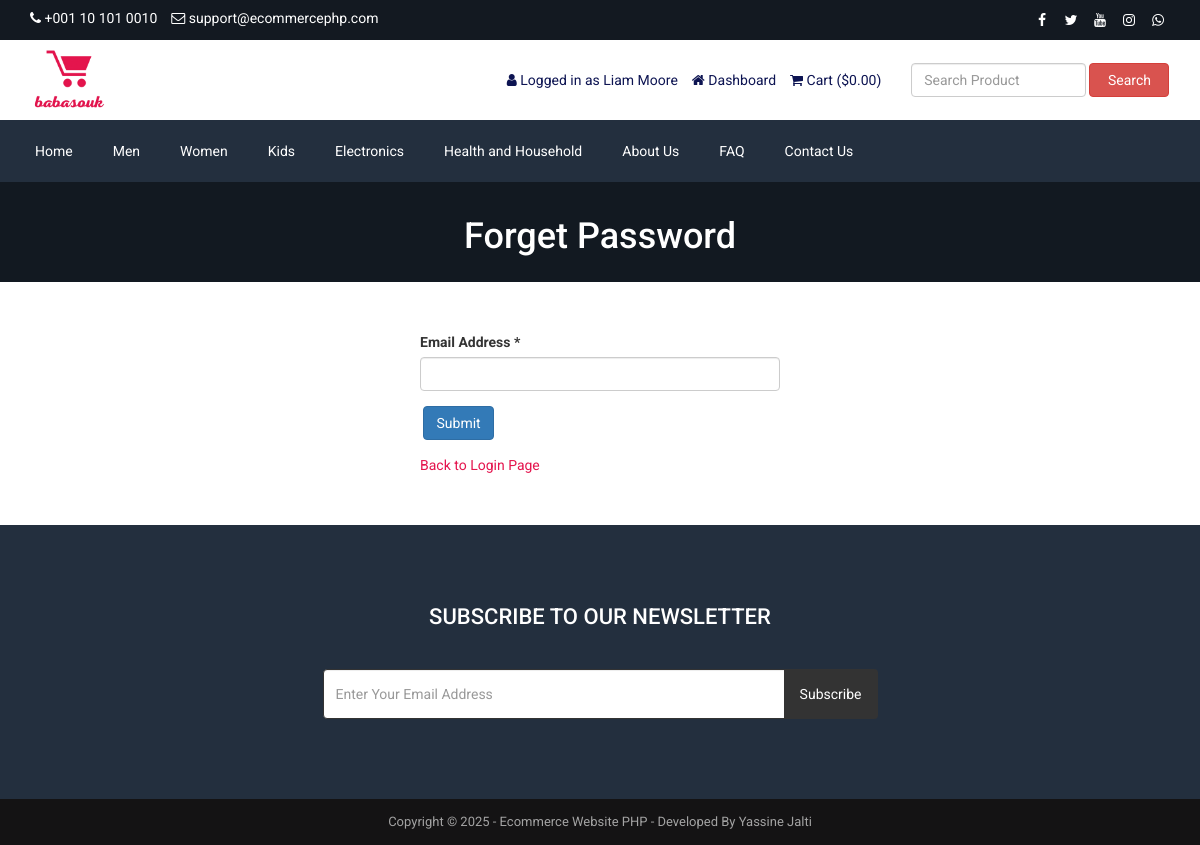
The page /forget-password.php (signed in) on the database its author committed.
### tables this page shows
CREATE TABLE `tbl_settings` (
  `id` int(11) NOT NULL,
  `logo` varchar(255) NOT NULL,
  `favicon` varchar(255) NOT NULL,
  `footer_about` text NOT NULL,
  `footer_copyright` text NOT NULL,
  `contact_address` text NOT NULL,
  `contact_email` varchar(255) NOT NULL,
  `contact_phone` varchar(255) NOT NULL,
  `contact_fax` varchar(255) NOT NULL,
  `contact_map_iframe` text NOT NULL,
  `receive_email` varchar(255) NOT NULL,
  `receive_email_subject` varchar(255) NOT NULL,
  `receive_email_thank_you_message` text NOT NULL,
  `forget_password_message` text NOT NULL,
  `total_recent_post_footer` int(10) NOT NULL,
  `total_popular_post_footer` int(10) NOT NULL,
  `total_recent_post_sidebar` int(11) NOT NULL,
  `total_popular_post_sidebar` int(11) NOT NULL,
  `total_featured_product_home` int(11) NOT NULL,
  `total_latest_product_home` int(11) NOT NULL,
  `total_popular_product_home` int(11) NOT NULL,
  `meta_title_home` text NOT NULL,
  `meta_keyword_home` text NOT NULL,
  `meta_description_home` text NOT NULL,
  `banner_login` varchar(255) NOT NULL,
  `banner_registration` varchar(255) NOT NULL,
  `banner_forget_password` varchar(255) NOT NULL,
  `banner_reset_password` varchar(255) NOT NULL,
  `banner_search` varchar(255) NOT NULL,
  `banner_cart` varchar(255) NOT NULL,
  `banner_checkout` varchar(255) NOT NULL,
  `banner_product_category` varchar(255) NOT NULL,
  `banner_blog` varchar(255) NOT NULL,
  `cta_title` varchar(255) NOT NULL,
  `cta_content` text NOT NULL,
  `cta_read_more_text` varchar(255) NOT NULL,
  `cta_read_more_url` varchar(255) NOT NULL,
  `cta_photo` varchar(255) NOT NULL,
  `featured_product_title` varchar(255) NOT NULL,
  `featured_product_subtitle` varchar(255) NOT NULL,
  `latest_product_title` varchar(255) NOT NULL,
  `latest_product_subtitle` varchar(255) NOT NULL,
  `popular_product_title` varchar(255) NOT NULL,
  `popular_product_subtitle` varchar(255) NOT NULL,
  `testimonial_title` varchar(255) NOT NULL,
  `testimonial_subtitle` varchar(255) NOT NULL,
  `testimonial_photo` varchar(255) NOT NULL,
  `blog_title` varchar(255) NOT NULL,
  `blog_subtitle` varchar(255) NOT NULL,
  `newsletter_text` text NOT NULL,
  `paypal_email` varchar(255) NOT NULL,
  `stripe_public_key` varchar(255) NOT NULL,
  `stripe_secret_key` varchar(255) NOT NULL,
  `bank_detail` text NOT NULL,
  `before_head` text NOT NULL,
  `after_body` text NOT NULL,
  `before_body` text NOT NULL,
  `home_service_on_off` int(11) NOT NULL,
  `home_welcome_on_off` int(11) NOT NULL,
  `home_featured_product_on_off` int(11) NOT NULL,
  `home_latest_product_on_off` int(11) NOT NULL,
  `home_popular_product_on_off` int(11) NOT NULL,
  `home_testimonial_on_off` int(11) NOT NULL,
  `home_blog_on_off` int(11) NOT NULL,
  `newsletter_on_off` int(11) NOT NULL,
  `ads_above_welcome_on_off` int(1) NOT NULL,
  `ads_above_featured_product_on_off` int(1) NOT NULL,
  `ads_above_latest_product_on_off` int(1) NOT NULL,
  `ads_above_popular_product_on_off` int(1) NOT NULL,
  `ads_above_testimonial_on_off` int(1) NOT NULL,
  `ads_category_sidebar_on_off` int(1) NOT NULL
);

CREATE TABLE `tbl_social` (
  `social_id` int(11) NOT NULL,
  `social_name` varchar(30) NOT NULL,
  `social_url` varchar(255) NOT NULL,
  `social_icon` varchar(30) NOT NULL
);

CREATE TABLE `tbl_top_category` (
  `tcat_id` int(11) NOT NULL,
  `tcat_name` varchar(255) NOT NULL,
  `show_on_menu` int(1) NOT NULL
);

CREATE TABLE `tbl_page` (
  `id` int(11) NOT NULL,
  `about_title` varchar(255) NOT NULL,
  `about_content` text NOT NULL,
  `about_banner` varchar(255) NOT NULL,
  `about_meta_title` varchar(255) NOT NULL,
  `about_meta_keyword` text NOT NULL,
  `about_meta_description` text NOT NULL,
  `faq_title` varchar(255) NOT NULL,
  `faq_banner` varchar(255) NOT NULL,
  `faq_meta_title` varchar(255) NOT NULL,
  `faq_meta_keyword` text NOT NULL,
  `faq_meta_description` text NOT NULL,
  `blog_title` varchar(255) NOT NULL,
  `blog_banner` varchar(255) NOT NULL,
  `blog_meta_title` varchar(255) NOT NULL,
  `blog_meta_keyword` text NOT NULL,
  `blog_meta_description` text NOT NULL,
  `contact_title` varchar(255) NOT NULL,
  `contact_banner` varchar(255) NOT NULL,
  `contact_meta_title` varchar(255) NOT NULL,
  `contact_meta_keyword` text NOT NULL,
  `contact_meta_description` text NOT NULL,
  `pgallery_title` varchar(255) NOT NULL,
  `pgallery_banner` varchar(255) NOT NULL,
  `pgallery_meta_title` varchar(255) NOT NULL,
  `pgallery_meta_keyword` text NOT NULL,
  `pgallery_meta_description` text NOT NULL,
  `vgallery_title` varchar(255) NOT NULL,
  `vgallery_banner` varchar(255) NOT NULL,
  `vgallery_meta_title` varchar(255) NOT NULL,
  `vgallery_meta_keyword` text NOT NULL,
  `vgallery_meta_description` text NOT NULL
);

### forget-password.php (the view, shortened to what this page needs)
<?php require_once('header.php'); ?>
<?php
$statement = $pdo->prepare("SELECT * FROM tbl_settings WHERE id=1");
$statement->execute();
$result = $statement->fetchAll(PDO::FETCH_ASSOC);
foreach ($result as $row) {
    $banner_forget_password = $row['banner_forget_password'];
}
?>
<div class="page-banner" style="background-color:#444;background-image: url(assets/uploads/<?php echo $banner_forget_password; ?>);">
    <div class="inner">
        <h1><?php echo LANG_VALUE_97; ?></h1>
    </div>
</div>
<div class="page">
    <div class="container">
        <div class="row">
            <div class="col-md-12">
                <div class="user-content">
                    <form action="" method="post">
                        <div class="row">
                            <div class="col-md-4"></div>
                            <div class="col-md-4">
                                <div class="form-group">
                                    <label for=""><?php echo LANG_VALUE_94; ?> *</label>
                                    <input type="email" class="form-control" name="cust_email">
                                </div>
                                <div class="form-group">
                                    <input type="submit" class="btn btn-primary" value="<?php echo LANG_VALUE_4; ?>" name="form1">
                                </div>
                                <a href="login.php" style="color:#e4144d;"><?php echo LANG_VALUE_12; ?></a>
                            </div>
                        </div>
                    </form>
                </div>
            </div>
        </div>
    </div>
</div>
<?php require_once('footer.php'); ?>

### header.php (shortened to what this page needs)
<?php
include("admin/inc/config.php");
$statement = $pdo->prepare("SELECT * FROM tbl_settings WHERE id=1");
$statement->execute();
$result = $statement->fetchAll(PDO::FETCH_ASSOC);
foreach ($result as $row)
{
	$logo = $row['logo'];
	$contact_email = $row['contact_email'];
	$contact_phone = $row['contact_phone'];
}
?>
<!DOCTYPE html>
<html lang="en">
<head>
	<link rel="stylesheet" href="assets/css/bootstrap.min.css">
	<link rel="stylesheet" href="assets/css/font-awesome.min.css">
	<link rel="stylesheet" href="assets/css/owl.carousel.min.css">
	<link rel="stylesheet" href="assets/css/owl.theme.default.min.css">
	<link rel="stylesheet" href="assets/css/jquery.bxslider.min.css">
    <link rel="stylesheet" href="assets/css/magnific-popup.css">
    <link rel="stylesheet" href="assets/css/rating.css">
	<link rel="stylesheet" href="assets/css/spacing.css">
	<link rel="stylesheet" href="assets/css/bootstrap-touch-slider.css">
	<link rel="stylesheet" href="assets/css/animate.min.css">
	<link rel="stylesheet" href="assets/css/tree-menu.css">
	<link rel="stylesheet" href="assets/css/select2.min.css">
	<link rel="stylesheet" href="assets/css/main.css">
	<link rel="stylesheet" href="assets/css/responsive.css">
	<?php
	$statement = $pdo->prepare("SELECT * FROM tbl_page WHERE id=1");
	$statement->execute();
	$result = $statement->fetchAll(PDO::FETCH_ASSOC);
		?>
</head>
<body>
<div class="top">
	<div class="container">
		<div class="row">
			<div class="col-md-6 col-sm-6 col-xs-12">
				<div class="left">
					<ul>
						<li><i class="fa fa-phone"></i> <?php echo $contact_phone; ?></li>
						<li><i class="fa fa-envelope-o"></i> <?php echo $contact_email; ?></li>
					</ul>
				</div>
			</div>
			<div class="col-md-6 col-sm-6 col-xs-12">
				<div class="right">
					<ul>
						<?php
						$statement = $pdo->prepare("SELECT * FROM tbl_social");
						$statement->execute();
						$result = $statement->fetchAll(PDO::FETCH_ASSOC);
						foreach ($result as $row) {
							?>
							<?php if($row['social_url'] != ''): ?>
							<li><a href="<?php echo $row['social_url']; ?>"><i class="<?php echo $row['social_icon']; ?>"></i></a></li>
							<?php endif; ?>
							<?php
						}
						?>
					</ul>
				</div>
			</div>
		</div>
	</div>
</div>
<div class="header">
	<div class="container">
		<div class="row inner">
			<div class="col-md-4 logo">
				<a href="index.php"><img src="assets/uploads/<?php echo $logo; ?>" alt="logo image"></a>
			</div>
			<div class="col-md-5 right">
				<ul>
					<?php
					if(isset($_SESSION['customer'])) {
						?>
						<li><i class="fa fa-user"></i> <?php echo LANG_VALUE_13; ?> <?php echo $_SESSION['customer']['cust_name']; ?></li>
						<li><a href="dashboard.php"><i class="fa fa-home"></i> <?php echo LANG_VALUE_89; ?></a></li>
						<?php
					} else {
						?>
						<li><a href="login.php"><i class="fa fa-sign-in"></i> <?php echo LANG_VALUE_9; ?></a></li>
						<li><a href="registration.php"><i class="fa fa-user-plus"></i> <?php echo LANG_VALUE_15; ?></a></li>
						<?php
					}
					?>
					<li><a href="cart.php"><i class="fa fa-shopping-cart"></i> <?php echo LANG_VALUE_18; ?> (<?php echo LANG_VALUE_1; ?><?php
					if(isset($_SESSION['cart_p_id'])) {
						$table_total_price = 0;
						$i=0;
	                    foreach($_SESSION['cart_p_qty'] as $key => $value)
	                    {
	                        $i++;
	                        $arr_cart_p_qty[$i] = $value;
	                    }                    $i=0;
	                    foreach($_SESSION['cart_p_current_price'] as $key => $value)
	                    {
	                        $i++;
	                        $arr_cart_p_current_price[$i] = $value;
	                    }
	                    for($i=1;$i<=count($arr_cart_p_qty);$i++) {
	                    	$row_total_price = $arr_cart_p_current_price[$i]*$arr_cart_p_qty[$i];
	                        $table_total_price = $table_total_price + $row_total_price;
	                    }
						echo $table_total_price;
					} else {
						echo '0.00';
					}
					?>)</a></li>
				</ul>
			</div>
			<div class="col-md-3 search-area">
				<form class="navbar-form navbar-left" role="search" action="search-result.php" method="get">
					<div class="form-group">
						<input type="text" class="form-control search-top" placeholder="<?php echo LANG_VALUE_2; ?>" name="search_text">
					</div>
					<button type="submit" class="btn btn-danger"><?php echo LANG_VALUE_3; ?></button>
				</form>
			</div>
		</div>
	</div>
</div>
<div class="nav">
	<div class="container">
		<div class="row">
			<div class="col-md-12 pl_0 pr_0">
				<div class="menu-container">
					<div class="menu">
						<ul>
							<li><a href="index.php">Home</a></li>
							<?php
							$statement = $pdo->prepare("SELECT * FROM tbl_top_category WHERE show_on_menu=1");
							$statement->execute();
							$result = $statement->fetchAll(PDO::FETCH_ASSOC);
							foreach ($result as $row) {
								?>
								<li><a href="product-category.php?id=<?php echo $row['tcat_id']; ?>&type=top-category"><?php echo $row['tcat_name']; ?></a>
								</li>
								<?php
							}
							?>
							<?php
							$statement = $pdo->prepare("SELECT * FROM tbl_page WHERE id=1");
							$statement->execute();
							$result = $statement->fetchAll(PDO::FETCH_ASSOC);
							foreach ($result as $row) {
								$about_title = $row['about_title'];
								$faq_title = $row['faq_title'];
								$contact_title = $row['contact_title'];
							}
							?>
							<li><a href="about.php"><?php echo $about_title; ?></a></li>
							<li><a href="faq.php"><?php echo $faq_title; ?></a></li>
							<li><a href="contact.php"><?php echo $contact_title; ?></a></li>
						</ul>
					</div>
				</div>
			</div>
		</div>
	</div>
</div>

### footer.php (shortened to what this page needs)
<?php
$statement = $pdo->prepare("SELECT * FROM tbl_settings WHERE id=1");
$statement->execute();
$result = $statement->fetchAll(PDO::FETCH_ASSOC);
foreach ($result as $row)
{
	$footer_copyright = $row['footer_copyright'];
    $newsletter_on_off = $row['newsletter_on_off'];
}
?>
<?php if($newsletter_on_off == 1): ?>
<section class="home-newsletter">
	<div class="container">
		<div class="row">
			<div class="col-md-6 col-md-offset-3">
				<div class="single">
				<form action="" method="post">
					<h2><?php echo LANG_VALUE_93; ?></h2>
					<div class="input-group">
			        	<input type="email" class="form-control" placeholder="<?php echo LANG_VALUE_95; ?>" name="email_subscribe">
			         	<span class="input-group-btn">
			         	<button class="btn btn-theme" type="submit" name="form_subscribe"><?php echo LANG_VALUE_92; ?></button>
			         	</span>
			        </div>
				</div>
			</div>
		</div>
	</div>
</section>
<?php endif; ?>
<div class="footer-bottom">
	<div class="container">
		<div class="row">
			<div class="col-md-12 copyright">
				<?php echo $footer_copyright; ?>
			</div>
		</div>
	</div>
</div>
</body>
</html>

### rows shown on the page
tbl_settings: contact_phone "+001 10 101 0010", contact_email "support@ecommercephp.com", logo (picture), banner_forget_password (picture), footer_copyright "Copyright © 2025 - Ecommerce Website PHP - Developed By Yassine Jalti"
tbl_top_category: tcat_name "Men"
tbl_top_category: tcat_name "Women"
tbl_top_category: tcat_name "Kids"
tbl_top_category: tcat_name "Electronics"
tbl_top_category: tcat_name "Health and Household"
tbl_page: about_title "About Us", faq_title "FAQ", contact_title "Contact Us"

### other values the page prints
LANG_VALUE_13 "Logged in as"
$_SESSION['customer']['cust_name'] "Liam Moore"
LANG_VALUE_89 "Dashboard"
LANG_VALUE_18 "Cart"
LANG_VALUE_1 "$"
LANG_VALUE_3 "Search"
LANG_VALUE_97 "Forget Password"
LANG_VALUE_94 "Email Address"
LANG_VALUE_12 "Back to Login Page"
LANG_VALUE_93 "SUBSCRIBE TO OUR NEWSLETTER"
LANG_VALUE_92 "Subscribe"
